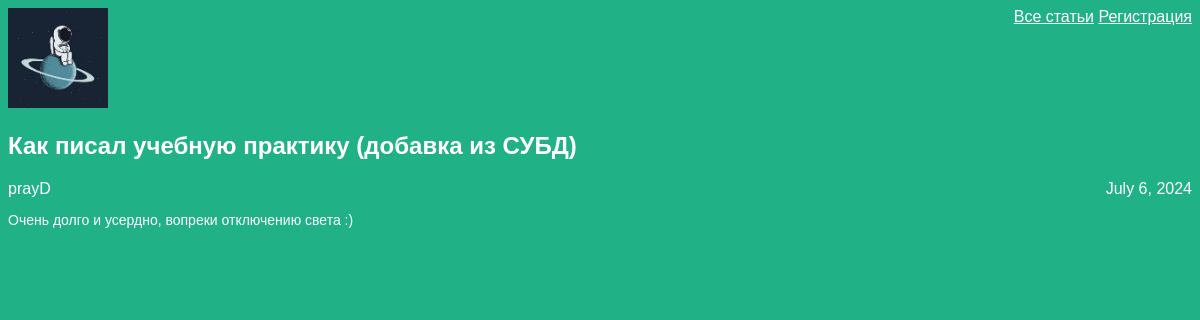
The app's page /article/1 with its own data.
### articles/models.py (models this page shows, shortened)
class Article(models.Model):
    title = models.CharField(max_length=200)
    author = models.ForeignKey(User, on_delete=models.CASCADE)
    text = models.TextField()
    created_date = models.DateField(auto_now_add=True)

### flatpages/views.py (the view)
# urls.py: re_path(r'^article/(?P<article_id>\d+)$', views.get_article, name='get_article'),
def get_article(request, article_id):
    try:
        post = Article.objects.get(id=article_id)
        return render(request, 'article.html', {"post": post})
    except Article.DoesNotExist:
        raise Http404

### articles/templates/article.html (shortened to what this page needs)
<!DOCTYPE html>
<html>
<head>
    <link rel="stylesheet" href="{{ STATIC_URL }}/static/css/article.css">
</head>
<body>
    <div class="header">
        <img class="article_img" src="{{ STATIC_URL }}/static/images/lonely_spaceman.jpg" alt="Одинокий космонавт">
        <div class="header_func">
            <a href="/archive">Все статьи</a>
            <a href="/register">Регистрация</a>
        </div>
    </div>
    <div class="article">
            <div class="one-post">
                <h2 class="post-title">{{ post.title }}</h2>
                <div class="article-info">
                <div class="article-author">{{ post.author.username }}</div>
                <div class="article-created-date">{{ post.created_date }}</div>
            </div>
            <p class="article-text">{{ post.text }}</p>
            </div>
    </div>
</body>
</html>

### articles/static/css/article.css (style rules this page uses)
body { background: #21b186; font-family: Tahoma, Arial, sans-serif; color: #ffffff; }
p { font-size: 14px; }
.article_img { width: 100px; margin-left: 0; }
.header_func { display: block; float: right; margin-left: auto; margin-right: auto; }
.article-author { width: 50%; float: left; }
.article-created-date { text-align: right; }
a { color: #ffffff; }

### records on screen
Article: title "Как писал учебную практику (добавка из СУБД)", author.username "prayD", created_date "July 6, 2024", text "Очень долго и усердно, вопреки отключению света :)"
